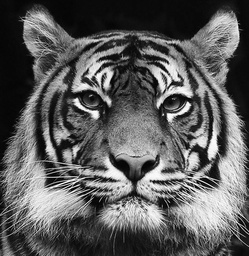
#> input picture lab2/images/high_contrast.jpg, 249 x 256 px, shrunk from 800 x 824 before the run
$ python main.py
#> lines starting #> are read from the running program, lines starting #| are printed output that depends on the picture
import matplotlib.pyplot as plt
import numpy as np
import math
from copy import deepcopy
import cv2


def plot_img(input_image, output_image):
    """
    Converts an image from BGR to RGB and plots
    """
    fig, ax = plt.subplots(nrows=1, ncols=2)
    ax[0].imshow(cv2.cvtColor(input_image, cv2.COLOR_BGR2RGB))
    ax[0].set_title('Basic Image')
    ax[0].axis('off')
    ax[1].imshow(cv2.cvtColor(output_image, cv2.COLOR_BGR2RGB))
    ax[1].set_title('Gaussian Blurred')
    ax[1].axis('off')
    plt.show()


def kernel(size, k, sigma):
    kernel_matrix = np.zeros((size, size), np.float32)
    for i in range(size):
        for j in range(size):
            norm = math.pow(i - k, 2) + math.pow(j - k, 2)
            kernel_matrix[i, j] = math.exp(-norm / (2 * math.pow(sigma, 2))) / 2 * math.pi * pow(sigma, 2)
    return kernel_matrix / np.sum(kernel_matrix)


def Filter(img, kernel):
    ih, iw = img.shape
    kh, kw = kernel.shape
    for i in range(int(kh / 2), ih - int(kh / 2)):
        for j in range(int(kh / 2), iw - int(kh / 2)):
            suma = 0
            for m in range(0, kh):
                for l in range(0, kh):
                    suma += img[i - int(kh / 2) + m, j - int(kh / 2) + l] * kernel[m, l]
            img[i, j] = suma
    return img


def result(img, kernel):
    gauss_B = Filter(img[:, :, 0], kernel)
    gauss_G = Filter(img[:, :, 1], kernel)
    gauss_R = Filter(img[:, :, 2], kernel)
    return np.dstack([gauss_B, gauss_G, gauss_R])


img1 = cv2.imread('../lab2/images/high_contrast.jpg')
#> img1 is the input picture: shape (256, 249, 3); min 0, max 255, mean 93.2

k = 5
size = 2 * k + 1
sigma = 2

gauss_kernel = kernel(size, k, sigma)

img1_blur = result(img1, gauss_kernel)
#> after the loop in Filter, `for i in range(int(kh / 2), ih - int(kh / 2)):`:
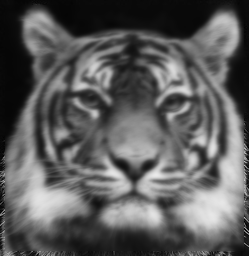
#> img: shape (256, 249); min 0, max 233, mean 92.1

plot_img(img1, img1_blur)
#> in plot_img, `plt.show()`:
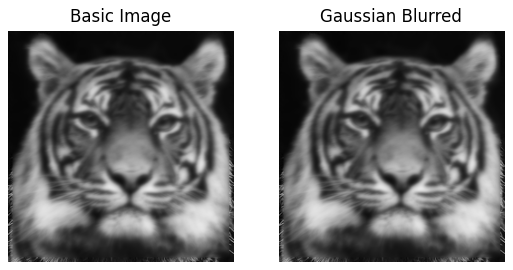
#> figure drawn by matplotlib, 2 panels

cv2.imwrite('images/high_contrast_k'+str(k)+'sigma'+str(sigma)+'.jpg', img1_blur)

$ run again, with lab2/images/low_contrast.jpg copied over lab2/images/high_contrast.jpg
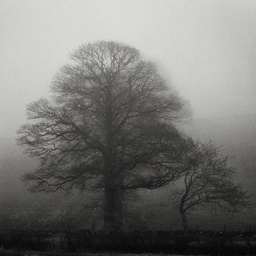
#> input picture lab2/images/low_contrast.jpg, 256 x 256 px, shrunk from 1024 x 1024 before the run
#> img1 is the input picture: shape (256, 256, 3); mean B, G, R 116.7, 118.5, 118.8
#> after the loop in Filter, `for i in range(int(kh / 2), ih - int(kh / 2)):`:
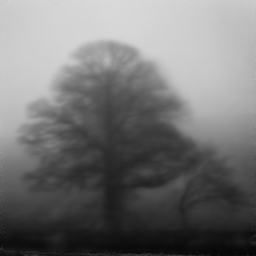
#> img: shape (256, 256); min 5, max 219, mean 115.9
#> in plot_img, `plt.show()`:
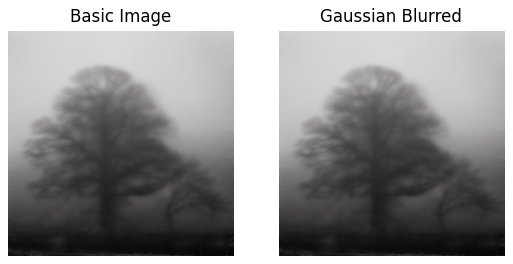
#> figure drawn by matplotlib, 2 panels
